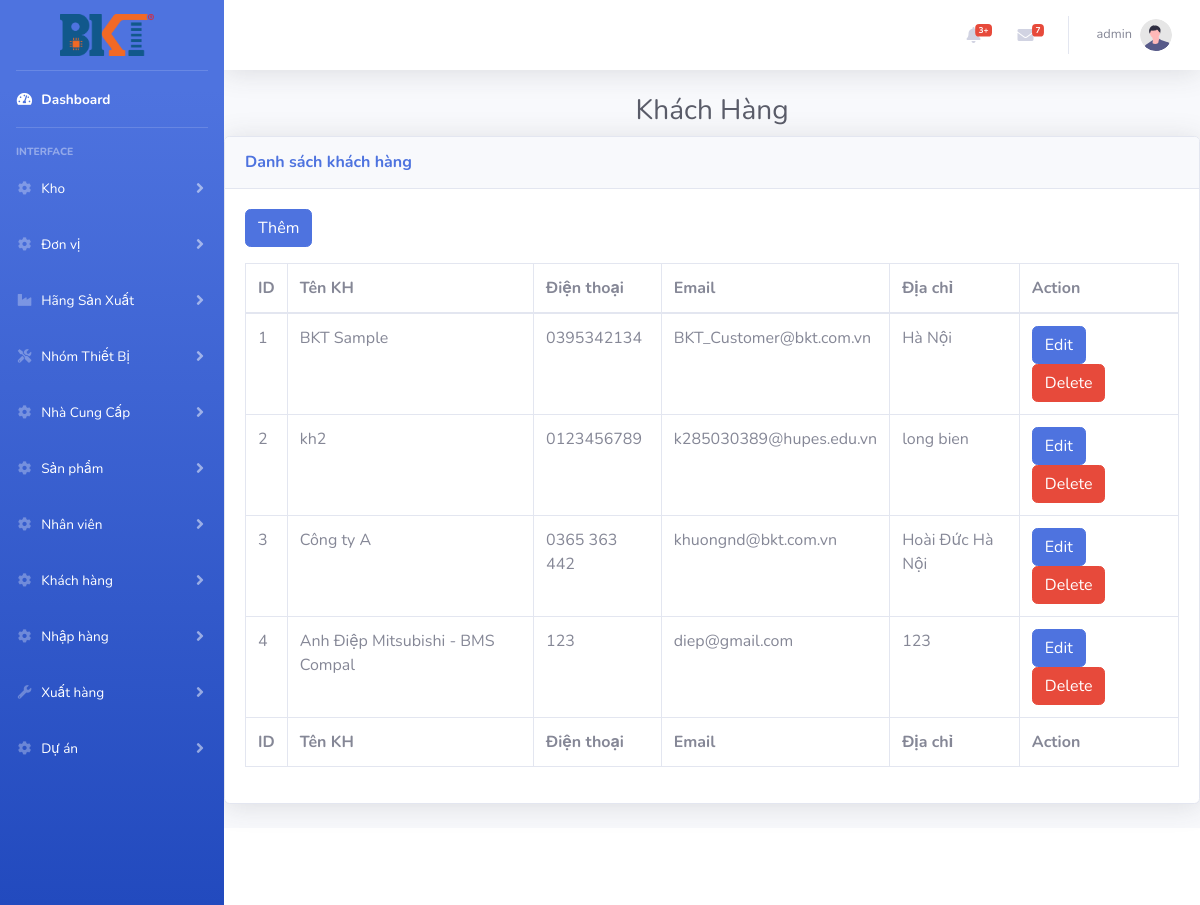
The page /index.php?controller=khachhangs (signed in) on the database its author committed.
### tables this page shows
CREATE TABLE `khachhang` (
  `Id` int(11) NOT NULL,
  `TenKH` varchar(100) DEFAULT NULL,
  `DienThoai` varchar(20) DEFAULT NULL,
  `Email` varchar(50) DEFAULT NULL,
  `DiaChi` varchar(100) DEFAULT NULL
);

### controllers/khachhangs_controller.php (called while the page is built, shortened)
<?php
require_once ('models/khachhang.php');
class KhachHangsController extends BaseController
{
    public function index()
    {
        $khachhangs = KhachHang::all();
        $data =array('khachhangs'=> $khachhangs);
        $this->render('index',$data);
    }
}

### routes.php (called while the page is built, shortened)
<?php
$controller = new $klass;
$controller->$action();

### index.php (called while the page is built, shortened)
<?php
require_once('routes.php');

### models/khachhang.php (called while the page is built, shortened)
<?php
class KhachHang{
    function __construct($Id,$TenKH,$DienThoai,$Email,$DiaChi)
    {
        $this->Id=$Id;
        $this->TenKH=$TenKH;
        $this->DienThoai=$DienThoai;
        $this->Email=$Email;
        $this->DiaChi=$DiaChi;
    }
    static function all()
    {
        $list = [];
        $db =DB::getInstance();
        $reg = $db->query('select *from KhachHang');
        foreach ($reg->fetchAll() as $item){
            $list[] =new KhachHang($item['Id'],$item['TenKH'],$item['DienThoai'],$item['Email'],$item['DiaChi']);
        }
        return $list;
    }
}

### views/khachhangs/index.php (the view, shortened to what this page needs)
<?php
require_once ('models/khachhang.php');
?>
<h1 class="h3 mb-2 text-center text-gray-800 ">Khách Hàng</h1>
<div class="card shadow mb-4">
    <div class="card-header py-3">
        <h6 class="m-0 font-weight-bold text-primary">Danh sách khách hàng</h6>
    </div>
    <div class="card-body">
        <a href="index.php?controller=khachhangs&action=insert" class="btn btn-primary mb-3">Thêm</a>
        <div class="table-responsive">
            <table class="table table-bordered" id="dataTable" width="100%" cellspacing="0">
                <thead>
                <tr>
                    <th>ID</th>
                    <th>Tên KH</th>
                    <th>Điện thoại</th>
                    <th>Email</th>
                    <th>Địa chỉ</th>
                    <th>Action</th>
                </tr>
                </thead>
                <tfoot>
                <tr>
                    <th>ID</th>
                    <th>Tên KH</th>
                    <th>Điện thoại</th>
                    <th>Email</th>
                    <th>Địa chỉ</th>
                    <th>Action</th>
                </tr>
                </tfoot>
                <tbody>
            <?php
            foreach ($khachhangs as $item){
            ?>
                <form method="post">
               <tr>
                   <td><?= $item->Id   ?></td>
               <td><?= $item->TenKH?></td>
                   <td><?= $item->DienThoai?></td>
                   <td><?= $item->Email?></td>
                   <td><?= $item->DiaChi?></td>
                   <td>
                       <a  href="index.php?controller=khachhangs&action=edit&id=<?= $item->Id?>"  class='btn btn-primary mr-3'>Edit</a>
                       <button type="submit" name="dele" value="<?= $item->Id ?>"    class='btn btn-danger'>Delete</button>
                       </form>
                <?php
            }
                ?>
                </tbody>
            </table>
        </div>
    </div>
</div>

### rows shown on the page
khachhang: Id "1", TenKH "BKT Sample", DienThoai "0395342134", Email "BKT_Customer@bkt.com.vn", DiaChi "Hà Nội"
khachhang: Id "2", TenKH "kh2", DienThoai "0123456789", Email "k285030389@hupes.edu.vn", DiaChi "long bien"
khachhang: Id "3", TenKH "Công ty A", DienThoai "0365 363 442", Email "khuongnd@bkt.com.vn", DiaChi "Hoài Đức Hà Nội"
khachhang: Id "4", TenKH "Anh Điệp Mitsubishi - BMS Compal", DienThoai "123", Email "diep@gmail.com", DiaChi "123"

### other values the page prints
$_SESSION['username'] "admin"
